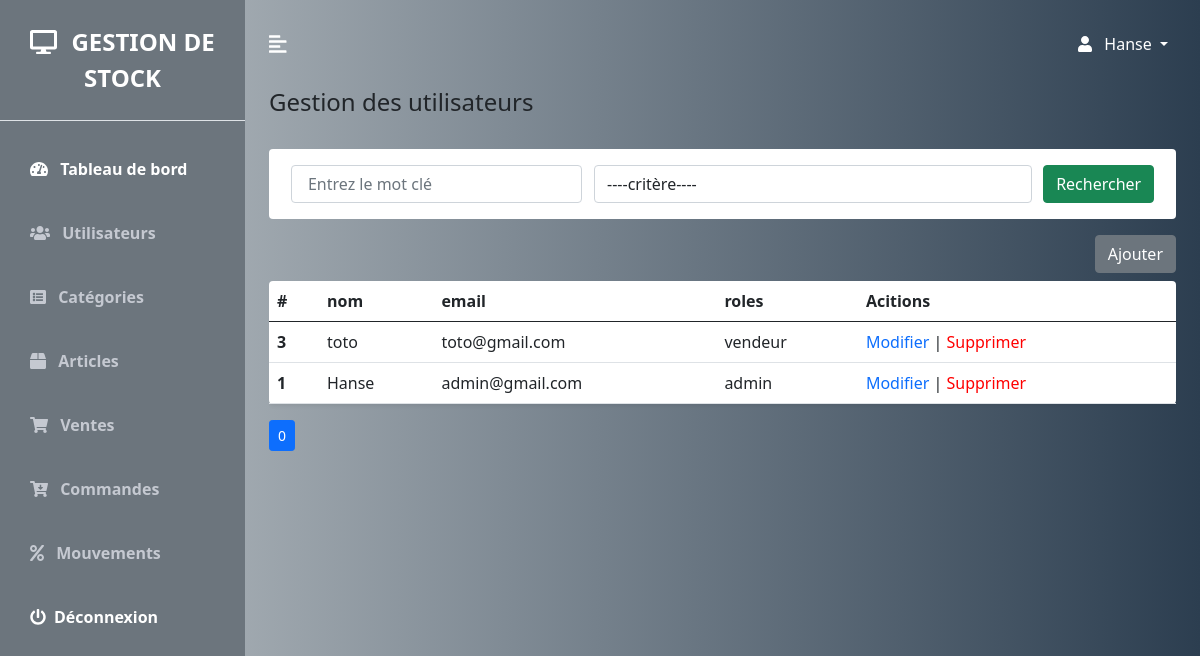
The page /utilisateurs.php (signed in) on the database its author committed.
### tables this page shows
CREATE TABLE `utilisateurs` (
  `id_utilisateur` int NOT NULL,
  `nom` varchar(30) NOT NULL,
  `email` varchar(50) NOT NULL,
  `roles` varchar(20) NOT NULL,
  `mot_de_passe` varchar(255) NOT NULL
);

### config/utilisateurs/utilisateursReq.php (called while the page is built)
<?php
        require_once('config/bdd/bdd.php');
        $select = "";
        $mc ="";
        $size = 20;
        if(isset($_GET['page'])){
            $page = htmlspecialchars($_GET['page']);
        }else{
            $page = 0;
        }
        $offset=$size*$page;
        if(isset($_GET['motCle'],$_GET['select'])){
            $mc= htmlspecialchars($_GET['motCle']);
            $select= $_GET['select'];
            $req = $conn->prepare("SELECT * FROM utilisateurs WHERE $select like  '%$mc%' ORDER BY id_utilisateur DESC  LIMIT $size OFFSET $offset");
        }else{
            $req = $conn->prepare("SELECT * FROM utilisateurs ORDER BY id_utilisateur DESC  LIMIT $size OFFSET $offset ");
        }
        $req->execute();
        $result = $req->fetchAll();
        if(isset($_GET['motCle'],$_GET['select']))
        $req2 = $conn->prepare("SELECT COUNT(*) AS NMBRE_SUP FROM utilisateurs WHERE $select like  '%$mc%' ORDER BY id_utilisateur DESC  ");
        else
        $req2 = $conn->prepare("SELECT COUNT(*) AS NMBRE_SUP FROM utilisateurs ORDER BY id_utilisateur DESC ");
        $req2->execute();
        $ligne=$req2->fetch(PDO::FETCH_ASSOC);
        $NMBRE=$ligne['NMBRE_SUP'];
        if(($NMBRE % $size)==0) $nbrePages=floor($NMBRE / $size);
        else  $nbrePages=floor($NMBRE / $size)+1;
?>

### utilisateurs.php (the view, shortened to what this page needs)
<?php
    require('config/utilisateurs/utilisateursReq.php');
?>
<!DOCTYPE html>
<html lang="fr">
<head>
    <link href="config/bootstrap/css/bootstrap.min.css" rel="stylesheet"  >
    <link rel="stylesheet" href="config/css/style.css">
</head>
<body>
    <div class="d-flex" id="wrapper">
        <?php require('sidebar.php') ?>
            <div id="page-content-wrapper">
                <?php require('navbar.php') ?>
                <div class="container-fluid px-4">
                    <h3 class="fs-4 mb-3">Gestion des utilisateurs</h3>
                    <div class="row g-3 my-2">
                          <form  method="get">
                                    <div class="col-md-12">
                                        <div class="p-3 bg-white shadown-sm d-flex justify-content-around align-items-center rounded">
                                            <div class="form-group col-md-4">
                                                    <input type="text" class="form-control mr-sm-2" aria-label="search" value=""
                                                    placeholder=" Entrez le mot clé" name="motCle">
                                            </div>
                                            <div class="form-group col-md-6">
                                                <select name="select" class="form-control">
                                                    <option value="">----critère----</option>
                                                </select>
                                            </div>
                                            <button class="btn btn-success my-2 my-sm-0" type="submit">Rechercher</button>
                                        </div>
                                    </div>
                            </form>
                             <div class="d-flex justify-content-end">
                                    <button type="button"  class="btn btn-secondary" data-bs-toggle="modal" data-bs-target="#staticBackdrop">
                                        Ajouter
                                    </button>
                                              <?php require('config/utilisateurs/ajouter.php') ?>
                             </div>
                    </div>
                   <div class="col">
                       <div  style="overflow:auto;white-space: nowrap;">
                        <table class="table bg-white rounded shadow-sm  table-hover">
                            <thead>
                                <tr>
                                    <th scope="col" width="50">#</th>
                                    <th scope="col">nom</th>
                                    <th scope="col">email</th>
                                    <th scope="col">roles</th>
                                    <th scope="col">Acitions</th>
                                </tr>
                            </thead>
                            <tbody>
                                <?php foreach ($result as $result) : ?>
                                    <tr>
                                        <th scope="row"> <?= $result['id_utilisateur'] ?></th>
                                        <td ><?= $result['nom']?></td>
                                        <td ><?= $result['email']?></td>
                                        <td ><?= $result['roles']?></td>
                                        <td>
                                            <a href="modifierUti.php?id_utilisateur=<?=$result['id_utilisateur']?>"   style="text-decoration:none" >Modifier</a> |
                                             <a href="config/utilisateurs/supprimer.php?id_utilisateur=<?=$result['id_utilisateur']?>" onclick="return confirm( 'ETES VOUS SUR DE VOULOIR SUPPRIMER CET ELEMENT?' )" style="text-decoration:none;color:red">Supprimer</a>
                                        </td>
                                    </tr>
                                    <?php endforeach ?>
                            </tbody>
                        </table>
                        </div>
                        <ul class="pagination pagination-sm">
                            <?php for($i=0;$i<$nbrePages;$i++) {?>
                                <li class="page-item <?php  echo(($i==$page)?'active':''); ?>" aria-current="page" style="margin-right:10px;" >
                                    <a  class="page-link " href="utilisateurs.php?page=<?php  echo($i) ?>&motCle=<?php  echo($mc) ?>"> <?php  echo($i) ?> </a>
                                </li>
                            <?php } ?>
                        </ul>
                    </div>
                </div>
            </div>
    </div>
</body>
</html>

### config/css/style.css (style rules this page uses)
:root { --main-bg-color: #35d670; --main-text-color: #ffffff; --second-text-color: #c5c9d1; --second-bg-color: #4e6a88; }
#wrapper { overflow-x: hidden; background-image: linear-gradient( to right, #bdc3c7, #2c3e50); }
#page-content-wrapper { min-width: 100vw; }
@media (min-width: 768px) { #page-content-wrapper { min-width: 0; width: 100%; } }

### rows shown on the page
utilisateurs: id_utilisateur "3", nom "toto", email "toto@gmail.com", roles "vendeur"
utilisateurs: id_utilisateur "1", nom "Hanse", email "admin@gmail.com", roles "admin"

### other values the page prints
$_SESSION['PROFILE']['nom'] "Hanse"
